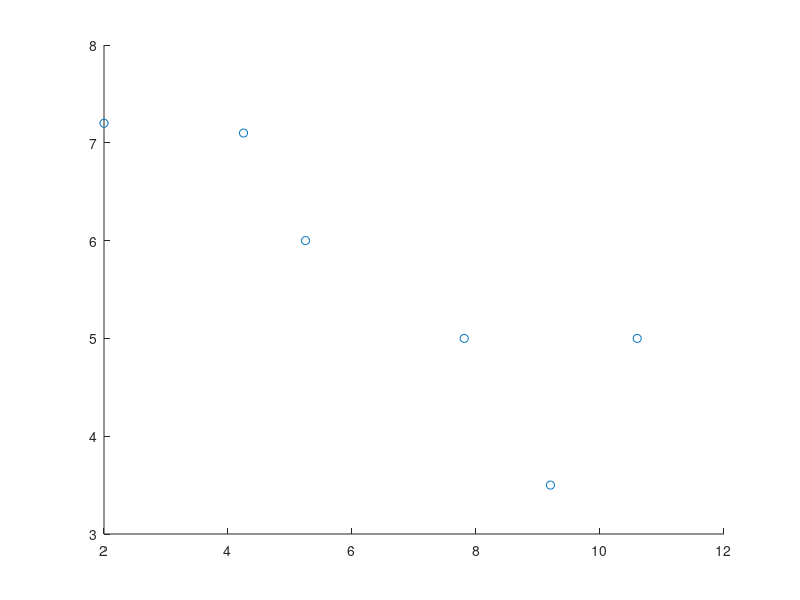

MATLAB code for this plot:
x=[2.00 4.25 5.25 7.81 9.20 10.60];
y=[7.2 7.1 6.0 5.0 3.5 5.0];
x_est=4;
scatter(x,y)
for k=1:3
sum=0;
for i=1:k % order 
  pr = 1;
  for j=1:k % order
    if j~=i
      pr=pr*(x_est-x(j))/(x(i)-x(j));
    end
  end
  sum=sum+y(i)*pr;
end
fprintf("order %d result at x=4 %f\n",k,sum);
end